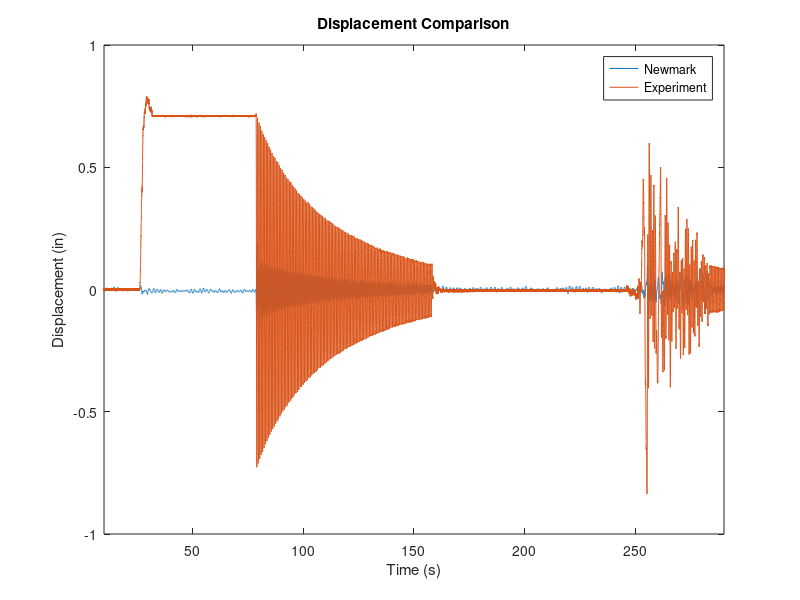
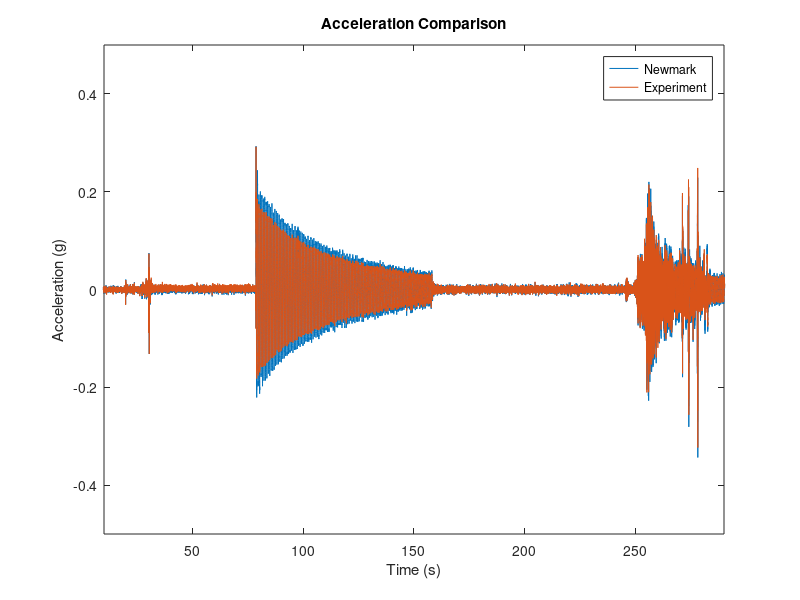

Reproduce these figures in MATLAB, in order.
% Newmark's Method with constant average acceleration
% Jared Rivera 2019

clear all; close all; clc;

%Initialization
dispdata=csvread('DispEdit.csv');
acceldata=csvread('AccelEdit.csv');
numsteps=length(acceldata);

uddg=acceldata(:,3);

ud0=0;
u0=0;

%Decay estimation
decaytime=dispdata(13000:23000,1);
decaydisp=dispdata(13000:23000,3);

%Experimental parameters
k=1.079;
m=3.465;

zeta=0.135; %Damping ratio
c=zeta*2*(m*k)^0.5;

gamma=0.5;
beta=0.25;

p=-m*uddg;
p0=p(1);

%Initial calculations
udd0=(p0-c*ud0-k*u0)/m;
dt=0.1*(k/m)^0.5;
khat=k+(gamma/beta/dt)*c+(1/beta/dt^2)*m;
khatinv=khat^(-1);

%Updates per timestep
u=zeros(1,numsteps);
u(1)=u0;
ud=zeros(1,numsteps);
ud(1)=ud0;
udd=zeros(1,numsteps);
udd(1)=udd0;
for i=2:numsteps 
    dp=p(i)-p(i-1);
    
    dphat=dp+(m/(beta*dt)+gamma*c/beta)*ud(i-1)+(m/(2*beta)+dt*(1-gamma/(2*beta))*c)*udd(i-1);
    du=khatinv*dphat;
    dud=(gamma/(beta*dt))*du-(gamma/beta)*ud(i-1)+(dt*(1-gamma/(2*beta)))*udd(i-1);
    dudd=(1/(beta*dt^2))*du-(1/(beta*dt))*ud(i-1)-(1/(2*beta))*udd(i-1);
    
    u(i)=u(i-1)+du;
    ud(i)=ud(i-1)+dud;
    udd(i)=udd(i-1)+dudd;  
end

time=linspace(0,max(acceldata(:,1)),numsteps);

timeoffset=21.35;

figure(1)
plot(time,u,dispdata(:,1)-timeoffset,dispdata(:,3))
title('Displacement Comparison')
xlabel('Time (s)')
ylabel('Displacement (in)')
legend('Newmark','Experiment')
xlim([10,290])

figure(2)
plot(time,-udd,acceldata(:,1),acceldata(:,3))
title('Acceleration Comparison')
xlabel('Time (s)')
ylabel('Acceleration (g)')
legend('Newmark','Experiment')
ylim([-0.5,0.5])
xlim([10,290])
